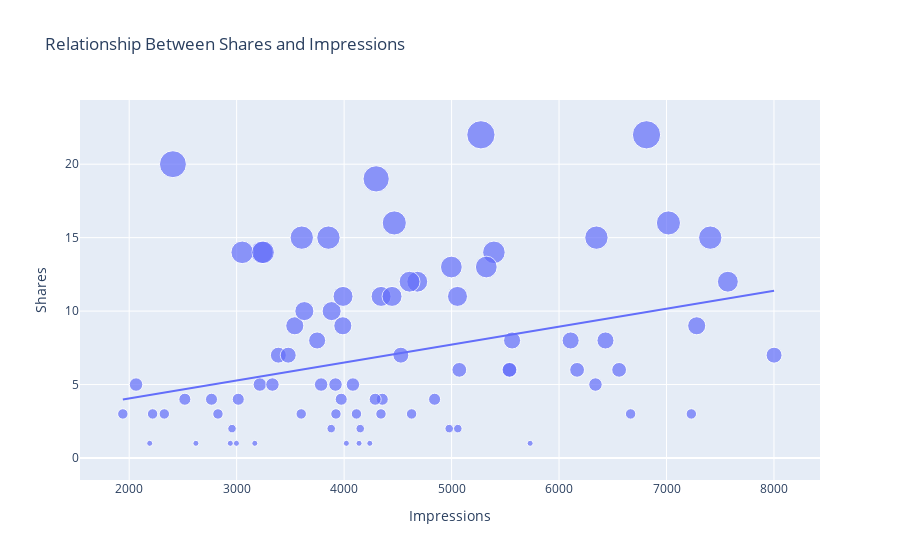

Write notebook code for a chart like this one.
### Markdown cell above
Analyzing the **relationship between the number of shares and the number of impressions** on your Instagram posts allows us to understand how sharing behavior impacts the reach and visibility of your content.
This analysis will reveal whether there is a correlation between these two factors and how user engagement through shares influences the reach of your Instagram posts.

### Code cell
# Create the scatter plot with a trendline
figure = px.scatter(
    data_frame=Data, 
    x="Impressions", 
    y="Shares", 
    size="Shares", 
    trendline="ols", 
    title="Relationship Between Shares and Impressions"
)

# Show the plot
figure.show()

### Figure 1 — Plotly figure (JSON) as saved in the notebook; plotly's stock layout.template omitted (floating-point values rounded to 4 significant figures)
{"data": [{"hovertemplate": "Impressions=%{x}<br>Shares=%{marker.size}<extra></extra>", "legendgroup": "", "marker": {"color": "#636efa", "size": [5, 14, 1, 7, 4, 10, 1, 9, 8, 3, 3, 14, 11, 5, 11, 1, 6, 20, 5, 4, 9, 14, 3, 5, 4, 3, 4, 3, 15, 4, 3, 8, 0, 3, 11, 1, 3, 13, 4, 2, 5, 19, 10, 3, 15, 1, 16, 1, 8, 9, 2, 7, 16, 14, 6, 5, 1, 0, 12, 5, 0, 2, 3, 7, 0, 15, 6, 6, 0, 11, 2, 6, 12, 22, 13, 7, 2, 12, 15, 3, 22, 8, 4, 1, 1], "sizemode": "area", "sizeref": 0.055, "symbol": "circle"}, "mode": "markers", "name": "", "orientation": "v", "showlegend": false, "type": "scatter", "x": [3920, 5394, 4021, 4528, 2518, 3884, 2621, 3541, 3749, 4115, 2218, 3234, 4344, 3216, 5055, 3169, 6168, 2407, 2064, 3973, 7281, 3052, 4628, 4082, 2766, 3924, 3015, 6666, 3854, 4355, 4343, 6108, 2523, 2327, 3990, 2191, 1941, 4998, 4289, 3880, 3786, 4298, 3630, 2826, 7407, 2998, 7018, 2941, 6432, 3988, 4978, 3388, 4467, 3246, 5072, 6339, 4239, 3454, 7571, 3333, 3818, 5058, 3601, 3480, 3525, 3606, 5542, 6559, 3623, 4446, 2957, 5538, 4681, 5273, 5323, 8001, 4150, 4609, 6348, 7231, 6814, 5563, 4842, 5731, 4139], "xaxis": "x", "y": [5, 14, 1, 7, 4, 10, 1, 9, 8, 3, 3, 14, 11, 5, 11, 1, 6, 20, 5, 4, 9, 14, 3, 5, 4, 3, 4, 3, 15, 4, 3, 8, 0, 3, 11, 1, 3, 13, 4, 2, 5, 19, 10, 3, 15, 1, 16, 1, 8, 9, 2, 7, 16, 14, 6, 5, 1, 0, 12, 5, 0, 2, 3, 7, 0, 15, 6, 6, 0, 11, 2, 6, 12, 22, 13, 7, 2, 12, 15, 3, 22, 8, 4, 1, 1], "yaxis": "y"}, {"hovertemplate": "<b>OLS trendline</b><br>Shares = 0.00122098 * Impressions + 1.6114<br>R<sup>2</sup>=0.098396<br><br>Impressions=%{x}<br>Shares=%{y} <b>(trend)</b><extra></extra>", "legendgroup": "", "marker": {"color": "#636efa", "symbol": "circle"}, "mode": "lines", "name": "", "showlegend": false, "type": "scatter", "x": [1941, 2064, 2191, 2218, 2327, 2407, 2518, 2523, 2621, 2766, 2826, 2941, 2957, 2998, 3015, 3052, 3169, 3216, 3234, 3246, 3333, 3388, 3454, 3480, 3525, 3541, 3601, 3606, 3623, 3630, 3749, 3786, 3818, 3854, 3880, 3884, 3920, 3924, 3973, 3988, 3990, 4021, 4082, 4115, 4139, 4150, 4239, 4289, 4298, 4343, 4344, 4355, 4446, 4467, 4528, 4609, 4628, 4681, 4842, 4978, 4998, 5055, 5058, 5072, 5273, 5323, 5394, 5538, 5542, 5563, 5731, 6108, 6168, 6339, 6348, 6432, 6559, 6666, 6814, 7018, 7231, 7281, 7407, 7571, 8001], "xaxis": "x", "y": [3.981, 4.131, 4.287, 4.32, 4.453, 4.55, 4.686, 4.692, 4.812, 4.989, 5.062, 5.202, 5.222, 5.272, 5.293, 5.338, 5.481, 5.538, 5.56, 5.575, 5.681, 5.748, 5.829, 5.86, 5.915, 5.935, 6.008, 6.014, 6.035, 6.044, 6.189, 6.234, 6.273, 6.317, 6.349, 6.354, 6.398, 6.403, 6.462, 6.481, 6.483, 6.521, 6.595, 6.636, 6.665, 6.678, 6.787, 6.848, 6.859, 6.914, 6.915, 6.929, 7.04, 7.066, 7.14, 7.239, 7.262, 7.327, 7.523, 7.689, 7.714, 7.783, 7.787, 7.804, 8.05, 8.111, 8.197, 8.373, 8.378, 8.404, 8.609, 9.069, 9.142, 9.351, 9.362, 9.465, 9.62, 9.75, 9.931, 10.18, 10.44, 10.5, 10.66, 10.86, 11.38], "yaxis": "y"}], "layout": {"autosize": true, "legend": {"itemsizing": "constant", "tracegroupgap": 0}, "title": {"text": "Relationship Between Shares and Impressions"}, "xaxis": {"anchor": "y", "autorange": true, "domain": [0, 1], "range": [1557.0, 8407.0], "title": {"text": "Impressions"}, "type": "linear"}, "yaxis": {"anchor": "x", "autorange": true, "domain": [0, 1], "range": [-1.844, 25.81], "title": {"text": "Shares"}, "type": "linear"}}}
